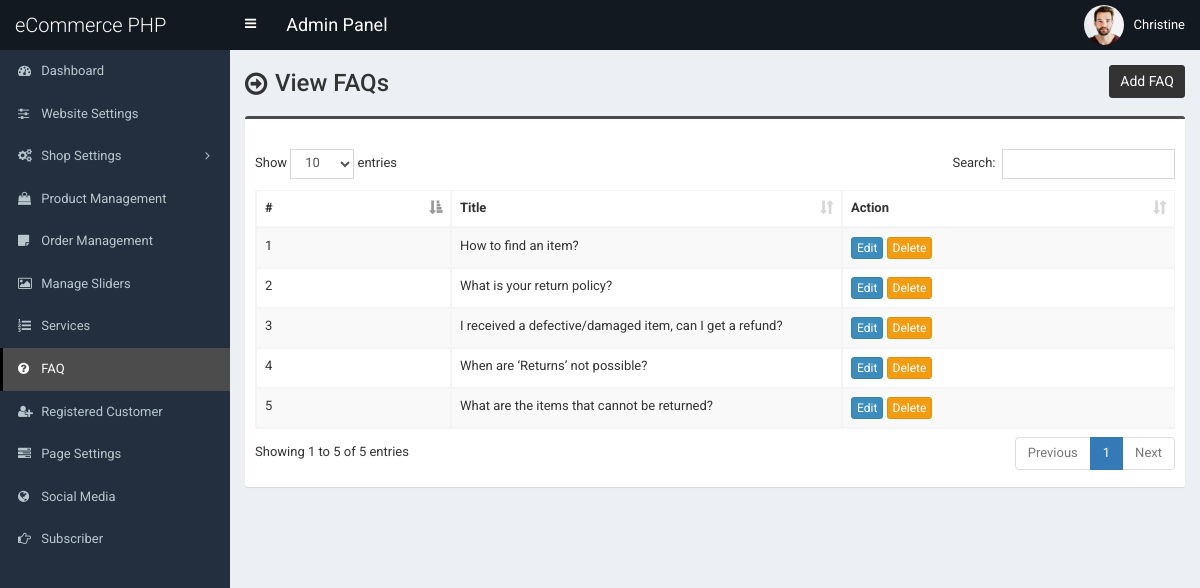
The page /admin/faq.php (signed in) on the database as committed earlier.
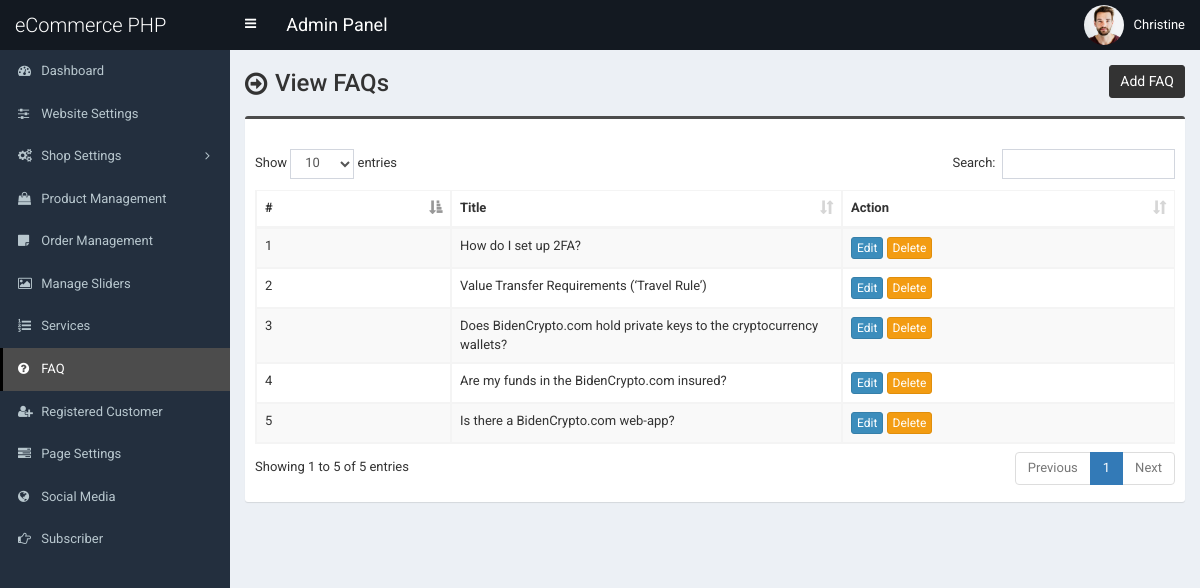
The same page on the database as committed later.
### tables this page shows
CREATE TABLE `tbl_faq` (
  `faq_id` int(11) NOT NULL,
  `faq_title` varchar(255) NOT NULL,
  `faq_content` text NOT NULL
);

### admin/faq.php (the view, shortened to what this page needs)
<?php require_once('header.php'); ?>
<section class="content-header">
	<div class="content-header-left">
		<h1>View FAQs</h1>
	</div>
	<div class="content-header-right">
		<a href="faq-add.php" class="btn btn-primary btn-sm">Add FAQ</a>
	</div>
</section>
<section class="content">
	<div class="row">
		<div class="col-md-12">
			<div class="box box-info">
				<div class="box-body table-responsive">
					<table id="example1" class="table table-bordered table-hover table-striped">
						<thead>
							<tr>
								<th width="30">#</th>
								<th width="100">Title</th>
								<th width="80">Action</th>
							</tr>
						</thead>
						<tbody>
							<?php
							$i = 0;
							$statement = $pdo->prepare("SELECT * FROM tbl_faq");
							$statement->execute();
							$result = $statement->fetchAll(PDO::FETCH_ASSOC);
							foreach ($result as $row) {
								$i++;
							?>
								<tr>
									<td><?php echo $i; ?></td>
									<td><?php echo $row['faq_title']; ?></td>
									<td>
										<a href="faq-edit.php?id=<?php echo $row['faq_id']; ?>" class="btn btn-primary btn-xs">Edit</a>
										<a href="#" class="btn btn-warning btn-xs" data-href="faq-delete.php?id=<?php echo $row['faq_id']; ?>" data-toggle="modal" data-target="#confirm-delete">Delete</a>
									</td>
								</tr>
							<?php
							}
							?>
						</tbody>
					</table>
				</div>
			</div>
		</div>
	</div>
</section>
<?php require_once('footer.php'); ?>

Rows that differ between the two databases and show on the page:
removed tbl_faq: faq_title "I received a defective/damaged item, can I get a refund?"
removed tbl_faq: faq_title "What are the items that cannot be returned?"
changed tbl_faq: faq_title "How to find an item?" → "How do I set up 2FA?"
changed tbl_faq: faq_title "What is your return policy?" → "Value Transfer Requirements (‘Travel Rule’)"
added tbl_faq: faq_title "Does BidenCrypto.com hold private keys to the cryptocurrency wallets?"
changed tbl_faq: faq_title "When are ‘Returns’ not possible?" → "Are my funds in the BidenCrypto.com insured?"
added tbl_faq: faq_title "Is there a BidenCrypto.com web-app?"
